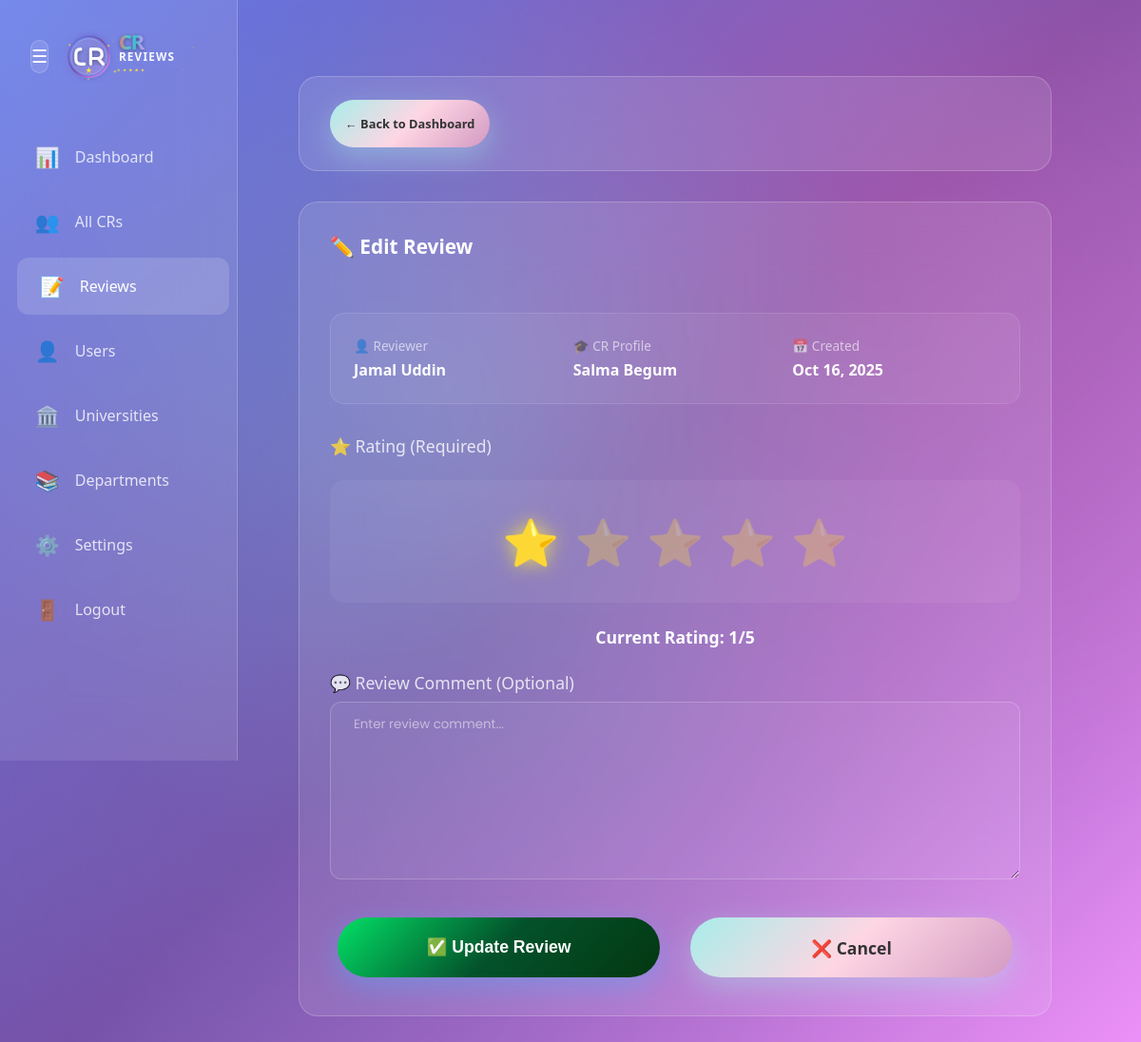
Page /admin_dashboard/review/edit/5-3-1/ (signed in) on the committed database.
### cr/models.py (models this page shows, shortened)
class Review(models.Model):
    user = models.ForeignKey('userprofile.User', on_delete=models.CASCADE, related_name='userreviews')
    cr_profile = models.ForeignKey(CrProfile, on_delete=models.CASCADE, related_name='cr_reviews')
    rating = models.PositiveSmallIntegerField()
    description = models.TextField(blank=True, null=True)
    is_anonymous = models.BooleanField(default=False)
    anonymous_name = models.CharField(max_length=100, blank=True, null=True)
    is_approved = models.BooleanField(default=True)  # Auto-approve non-anonymous
    reviewed_by = models.ForeignKey(
        'userprofile.User',
        on_delete=models.SET_NULL,
        null=True,
        blank=True,
        related_name='reviewed_reviews',
        help_text="Admin who approved/rejected this review"
    )
    reviewed_at = models.DateTimeField(null=True, blank=True)
    slug = models.SlugField(unique=True, blank=True)
    created_at = models.DateTimeField(auto_now_add=True)
    updated_at = models.DateTimeField(auto_now=True)
    deleted_at = models.DateTimeField(blank=True, null=True)
    class Meta:
        unique_together = [['user', 'cr_profile']]
        ordering = ['-created_at']
    def get_reviewer_name(self):
        if self.is_anonymous:
            return self.anonymous_name or "Anonymous User"
        return self.user.get_full_name() if self.user else "Anonymous User"

class CrProfile(models.Model):
    user=models.OneToOneField('userprofile.User', on_delete=models.CASCADE,related_name='user_profile')
    university=models.ForeignKey(University, on_delete=models.CASCADE,related_name='university_crs')
    department=models.ForeignKey(Department, on_delete=models.CASCADE,related_name='department_crs')
    cr_status = models.CharField(
    max_length=20,
    choices=[('Present', 'Present CR'), ('Former', 'Former CR')],
    default='Present'
    )
    profile_picture = models.CharField(max_length=500, null=True, blank=True)
    name = models.CharField(max_length=100)
    gender = models.CharField(choices=[('M', 'Male'), ('F', 'Female')], max_length=10,default='M',blank=True,null=True)
    email = models.EmailField(blank=True, null=True)
    phone = models.CharField(max_length=30, blank=True, null=True)
    st_id = models.CharField(max_length=50, unique=True)
    batch = models.CharField(max_length=20)
    dept_batch = models.CharField(max_length=20 , blank=True, null=True)
    section = models.CharField(max_length=10)
    bio = models.TextField(blank=True, null=True)
    date_of_birth = models.DateField(blank=True, null=True)
    slug = models.SlugField(unique=True, blank=True)
    facebook_url = models.URLField(default='https://www.facebook.com/')
    instagram_url = models.URLField(default='https://www.instagram.com/')
    linkedin_url = models.URLField(default='https://www.linkedin.com/')
    created_at=models.DateTimeField(auto_now_add=True)
    updated_at=models.DateTimeField(auto_now=True)
    deleted_at=models.DateTimeField(auto_now=True,blank=True,null=True)

### userprofile/models.py (models this page shows, shortened)
class User(AbstractBaseUser,PermissionsMixin):
    university=models.ForeignKey(University, on_delete=models.SET_NULL,related_name='university_user',null=True,blank=True)
    department=models.ForeignKey(Department, on_delete=models.SET_NULL,related_name='department_user',null=True,blank=True)
    profile_picture = models.CharField(max_length=500, null=True, blank=True)
    first_name = models.CharField(max_length=50)
    last_name = models.CharField(max_length=50)
    gender = models.CharField(choices=[('M', 'Male'), ('F', 'Female')], max_length=10,default='M',blank=True,null=True)
    email = models.EmailField(unique=True)
    phone=models.CharField(max_length=20,null=True,blank=True)
    date_of_birth=models.DateField(null=True,blank=True)
    student_id=models.CharField(max_length=50,unique=True,null=True,blank=True)
    batch=models.CharField(max_length=20,null=True,blank=True)
    dept_batch = models.CharField(max_length=20 , blank=True, null=True)
    section=models.CharField(max_length=20,null=True,blank=True)
    bio=models.TextField(null=True,blank=True)
    facebook_url=models.URLField(default='https://www.facebook.com/')
    instagram_url=models.URLField(default='https://www.instagram.com/')
    linkedin_url=models.URLField(default='https://www.linkedin.com/')
    role=models.CharField(max_length=20, default='student')
    slug=models.SlugField(blank=True,unique=True)
    is_email_verified = models.BooleanField(default=False)
    email_verification_token = models.UUIDField(blank=True, null=True, editable=False)
    email_verification_token_created = models.DateTimeField(blank=True, null=True)
    password_reset_token = models.UUIDField(null=True, blank=True, editable=False)
    password_reset_token_created = models.DateTimeField(null=True, blank=True)
    is_active = models.BooleanField(default=True)
    is_staff = models.BooleanField(default=False)
    created_at = models.DateTimeField(auto_now_add=True)
    updated_at = models.DateTimeField(auto_now=True)
    deleted_at = models.DateTimeField(blank=True, null=True)
    USERNAME_FIELD = 'email'
    REQUIRED_FIELDS = ['first_name','last_name']
    objects = CustomUserManager()
    def get_full_name(self):
        return f"{self.first_name} {self.last_name}"

### admin_dashboard/views.py (the view, shortened to what this page needs)
# urls.py: path('admin_dashboard/review/edit/<slug:slug>/', admin_edit_review, name='admin_edit_review'),
@staff_member_required
def admin_edit_review(request, slug):
    review = get_object_or_404(Review, slug=slug)
    context = {
        'review': review,
        'title': f'Edit Review: {review.cr_profile.name}',
    }
    return render(request, 'admin_dashboard/edit_review_admin.html', context)

### templates/admin_dashboard/edit_review_admin.html (shortened to what this page needs)
{% load static %}
{% block content %}
    <link rel="stylesheet" href="{% static 'style.css' %}">
    <link rel="stylesheet" href="{% static 'admin_dashboard/admin_dashboard.css' %}">
<div class="container" style="padding-top: 3rem;">
    {% include 'admin_dashboard/sidebar.html' %}
    <main class="main-content1" id="mainContent1">
        <div class="top-bar1">
                <a href="{% url 'admin_dashboard' %}#reviews" class="btn btn-secondary">
                    ← Back to Dashboard
                </a>
        </div>
        <div class="dashboard-card1">
            <div class="card-header1">
                <h2 class="card-title1">✏️ Edit Review</h2>
            </div>
            <form method="POST">
                <div style="background: rgba(255,255,255,0.05); padding: 1.5rem; border-radius: 15px; margin-bottom: 2rem; border: 1px solid rgba(255,255,255,0.1);">
                    <div style="display: grid; grid-template-columns: repeat(auto-fit, minmax(200px, 1fr)); gap: 1rem;">
                        <div>
                            <div style="color: rgba(255,255,255,0.6); font-size: 0.85rem; margin-bottom: 0.3rem;">
                                👤 Reviewer
                            </div>
                            <div style="color: white; font-weight: 600;">
                                {{ review.get_reviewer_name }}
                            </div>
                        </div>
                        <div>
                            <div style="color: rgba(255,255,255,0.6); font-size: 0.85rem; margin-bottom: 0.3rem;">
                                🎓 CR Profile
                            </div>
                            <div style="color: white; font-weight: 600;">
                                {{ review.cr_profile.name }}
                            </div>
                        </div>
                        <div>
                            <div style="color: rgba(255,255,255,0.6); font-size: 0.85rem; margin-bottom: 0.3rem;">
                                📅 Created
                            </div>
                            <div style="color: white; font-weight: 600;">
                                {{ review.created_at|date:"M d, Y" }}
                            </div>
                        </div>
                    </div>
                </div>
                <div class="form-group1">
                    <label class="form-label1" style="font-size: 1.1rem; margin-bottom: 1rem;">
                        ⭐ Rating (Required)
                    </label>
                    <div style="display: flex; justify-content: center; gap: 1rem; margin: 1.5rem 0; padding: 2rem; background: rgba(255,255,255,0.05); border-radius: 15px;">
                        {% for i in "12345" %}
                            <span class="rating-star-edit"
                                  data-value="{{ forloop.counter }}"
                                  onclick="setEditRating({{ forloop.counter }})"
                                  style="cursor: pointer; font-size: 3rem; {% if forloop.counter <= review.rating %}color: #ffeb3b; text-shadow: 0 0 20px rgba(255, 235, 59, 0.8);{% else %}color: rgba(255, 255, 255, 0.3);{% endif %} transition: all 0.3s ease;">
                                ⭐
                            </span>
                        {% endfor %}
                    </div>
                    <div id="rating-display" style="text-align: center; color: white; font-size: 1.1rem; font-weight: 600; margin-top: 1rem;">
                        Current Rating: {{ review.rating }}/5
                    </div>
                </div>
                <div class="form-group1">
                    <label for="description" class="form-label1" style="font-size: 1.1rem;">
                        💬 Review Comment (Optional)
                    </label>
                    <textarea
                        name="description"
                        id="description"
                        class="form-input1"
                        rows="8"
                        placeholder="Enter review comment..."
                        style="resize: vertical; min-height: 150px;">{{ review.description }}</textarea>
                </div>
                <div style="display: flex; gap: 1rem; margin-top: 2rem; flex-wrap: wrap;">
                    <button type="submit" class="btn button_save" style="flex: 1; min-width: 200px; font-size: 1.1rem; padding: 1.2rem;">
                        ✅ Update Review
                    </button>
                    <a href="{% url 'admin_dashboard' %}#reviews" class="btn btn-secondary" style="flex: 1; min-width: 200px; font-size: 1.1rem; padding: 1.2rem; text-align: center; display: flex; align-items: center; justify-content: center;">
                        ❌ Cancel
                    </a>
                </div>
            </form>
        </div>
    </main>
</div>
{% endblock content %}

### static/style.css (style rules this page uses)
* { margin: 0; padding: 0; box-sizing: border-box; }
.container { max-width: 1400px; margin: 0 auto; padding: 0rem 2rem; position: relative; }
.btn { background: linear-gradient(135deg, #4facfe, #00f2fe, #4facfe); color: white; border: none; padding: 1rem 1rem; border-radius: 50px; cursor: pointer; font-weight: 600; font-size: 0.8rem; transition: all 0.4s cubic-bezier(0.175, 0.885, 0.32, 1.275); margin: 0.5rem; position: relative; overflow: hidden; box-shadow: 0 10px 30px rgba(79, 172, 254, 0.4); text-decoration: none; }
.btn::before { content: ''; position: absolute; top: 0; left: -100%; width: 100%; height: 100%; background: linear-gradient(90deg, transparent, rgba(255, 255, 255, 0.3), transparent); transition: left 0.5s; }
.btn-secondary { background: linear-gradient(135deg, #a8edea, #fed6e3, #d299c2); color: #333; box-shadow: 0 10px 30px rgba(168, 237, 234, 0.4); text-decoration: none; }
.card-title1 { color: white; font-size: 1.2rem; font-weight: 700; margin-bottom: 1.5rem; display: flex; align-items: center; gap: 0.8rem; }
.button_save { background: linear-gradient(135deg, #03e066, #03522b, #033711); color: white; border: none; padding: 1rem 1rem; border-radius: 50px; cursor: pointer; font-weight: 600; font-size: 0.8rem; transition: all 0.4s cubic-bezier(0.175, 0.885, 0.32, 1.275); margin: 0.5rem; position: relative; overflow: hidden; box-shadow: 0 10px 30px rgba(79, 172, 254, 0.4); text-decoration: none; }

### static/admin_dashboard/admin_dashboard.css (style rules this page uses)
.main-content1 { flex: 1; margin-left: 250px; padding: 2rem; transition: all 0.3s ease; width: calc(100% - 280px); min-height: 100vh; }
.top-bar1 { display: flex; justify-content: space-between; align-items: center; margin-bottom: 2rem; background: rgba(255, 255, 255, 0.1); backdrop-filter: blur(30px); padding: 1rem 1.5rem; border-radius: 20px; border: 1px solid rgba(255, 255, 255, 0.2); flex-wrap: wrap; gap: 1rem; }
.dashboard-card1 { background: rgba(255, 255, 255, 0.1); backdrop-filter: blur(30px); border-radius: 20px; padding: 2rem; border: 1px solid rgba(255, 255, 255, 0.2); margin-bottom: 2rem; }
.card-header1 { display: flex; justify-content: space-between; align-items: center; margin-bottom: 2rem; flex-wrap: wrap; gap: 1rem; }
.card-title1 { color: white; font-size: 1.3rem; font-weight: 700; }
.form-input1 { width: 100%; padding: 0.8rem 1.5rem; color: black; border-radius: 12px; border: 1px solid rgba(255, 255, 255, 0.2); background: rgba(255, 255, 255, 0.05); font-family: 'Poppins', sans-serif; }
.form-input1::placeholder { color: rgba(255, 255, 255, 0.5); }
.form-group1 { margin-bottom: 1.5rem; }
.form-label1 { color: rgba(255, 255, 255, 0.8); display: block; margin-bottom: 0.5rem; font-weight: 500; }

### rows in the picture
Review: get_reviewer_name "Jamal Uddin", cr_profile.name "Salma Begum", created_at "Oct 16, 2025", rating "1"
